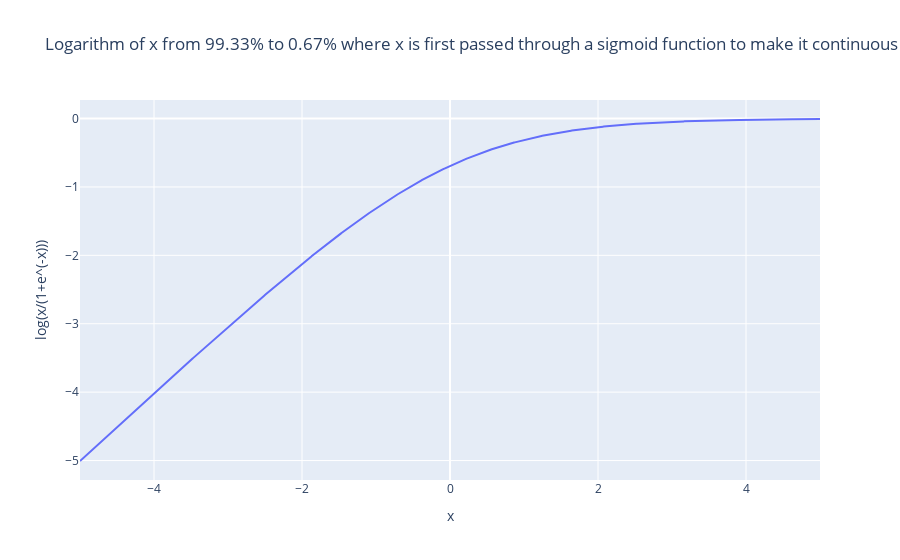

Write notebook code for a chart like this one.
### Markdown cell above
One way you can visualize this is by mapping the [0, 1] range of probabilities to the [-inf, inf] continuous numbers using a sigmoid function.

$y = \log(\frac{1}{1+e^{-x}})$

### Code cell
def plot_logarithm_continuous() -> None:
    # Generating values from 0.01 to 1 (avoiding zero to prevent -inf in log calculation)
    max_x = 5
    x_values = np.linspace(-max_x, max_x, 1000)
    log_values = np.log(1 / (1 + np.exp(-x_values)))

    # Creating the plot
    fig = px.line(
        x=x_values,
        y=log_values,
        labels={"x": "x", "y": "log(x/(1+e^(-x)))"},
        title=f"Logarithm of x from {1 / (1 + np.exp(-max_x)) * 100:.2f}% to {1 / (1 + np.exp(max_x)) * 100:.2f}% where x is first passed through a sigmoid function to make it continuous",
    )
    fig.show()


if __name__ == "__main__":
    plot_logarithm_continuous()

### Figure 1 — Plotly figure (JSON) as saved in the notebook; plotly's stock layout.template omitted (floating-point values rounded to 4 significant figures; data arrays with more than 128 entries replaced by an {"elided": "..."} marker saying what was removed)
{"data": [{"hovertemplate": "x=%{x}<br>log(x/(1+e^(-x)))=%{y}<extra></extra>", "legendgroup": "", "line": {"color": "#636efa", "dash": "solid"}, "marker": {"symbol": "circle"}, "mode": "lines", "name": "", "orientation": "v", "showlegend": false, "type": "scatter", "x": {"elided": "1000 float values"}, "xaxis": "x", "y": {"elided": "1000 float values"}, "yaxis": "y"}], "layout": {"legend": {"tracegroupgap": 0}, "title": {"text": "Logarithm of x from 99.33% to 0.67% where x is first passed through a sigmoid function to make it continuous"}, "xaxis": {"anchor": "y", "domain": [0, 1], "title": {"text": "x"}}, "yaxis": {"anchor": "x", "domain": [0, 1], "title": {"text": "log(x/(1+e^(-x)))"}}}}
